Frame 1 (no input): blank canvas, image omitted
Frame 60 (no input): blank canvas, image omitted
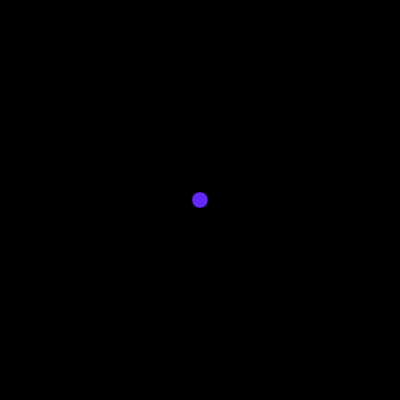
Frame 120 (the mouse pressed at the canvas centre since frame 60)

The p5.js sketch whose frames 1 and 60 were blank and that drew this single picture after the mouse press (run headless with seeded random() and noise() and a simulated clock; from frame 60 on, the mouse is pressed at the canvas centre):

// p5.js sketch
// ── sketch.js
let pacD = 50;
let target;


function setup() {
  createCanvas(400, 400);
  background(0)
  target = new dot();
}

function draw() {
  background(0)
  if (target.active) {
    target.display()
  }
}

function mousePressed() {
  target.updatePos()
  target.active = true
  print(target.x, target.y)
}

class dot {
  constructor() {
    this.D = pacD / 3;
    this.R = 100;
    this.G = 40;
    this.B = 255;
    this.x = 0;
    this.y = 0;
    this.active = false;
  }
  
  updatePos() {
    this.x = mouseX;
    this.y = mouseY;
  }
  
  display() {
    fill(this.R, this.G, this.B)
    ellipse(this.x, this.y, this.D, this.D);
  }
}
